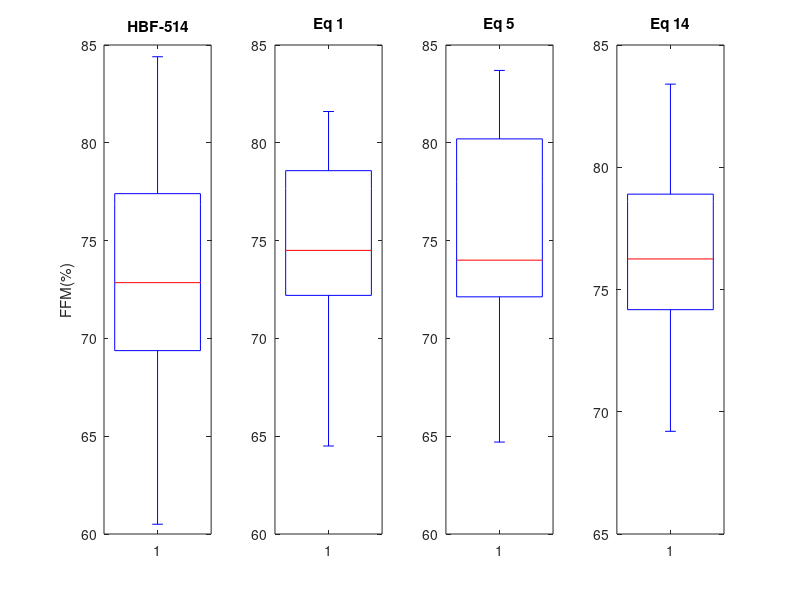
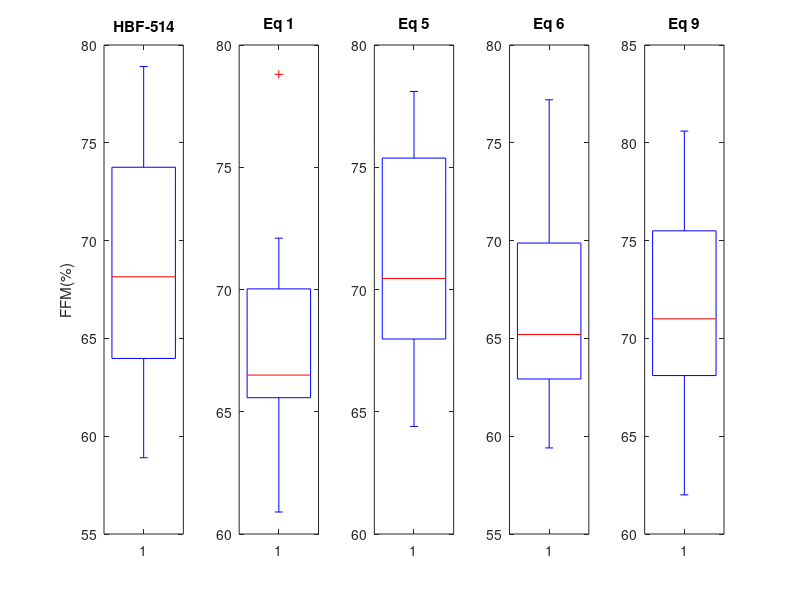
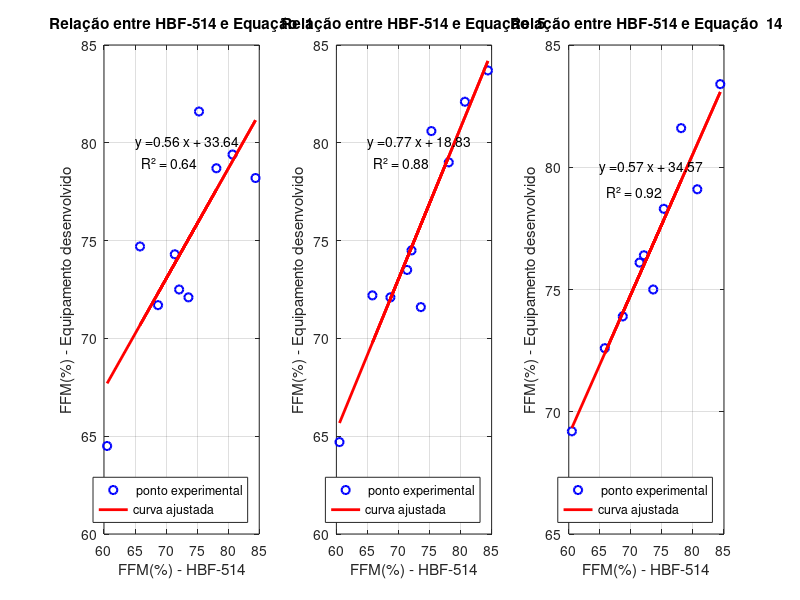
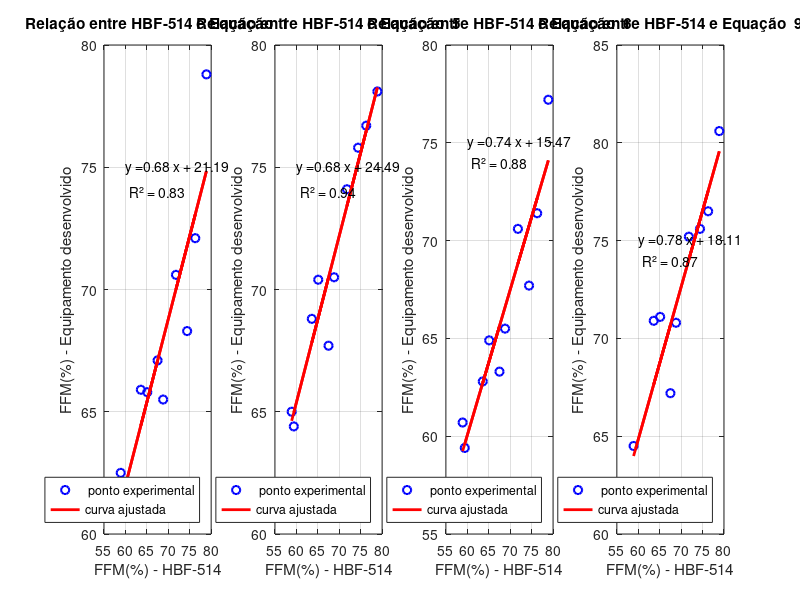

MATLAB code to generate these figures, in order:
#Octave 8.0.0
#Autor: Gustavo Pinheiro

%%%%%%%%%%%%%%%%%%%%%%%%%%%% Descricao do codigo %%%%%%%%%%%%%%%%%%%%%%%%%%%%%%%
%{
Analise dos dados de bioimpedancia dos voluntarios do experimento
CAAE: 78985417.0.0000.5594
XXXXXXXXX
%}

#pre-defifinicoes do octave
clear all; more off;clc; close all; %limpa o ambiente de trabalho
#clearvars -except A ##### apaga todas as variaveis, menos a tabela A
pkg load control; pkg load signal; pkg load io; pkg load statistics; %carrega pacotes

%%%%%%%%%%%%%%%%%%%%%%%%%%%%%%% Dados %%%%%%%%%%%%%%%%%%%%%%%%%%%%%%%%%%%%%%%%%%

HBF = [60.5	71.4	75.3	65.8	84.4	80.7	72.1	68.7	78.1	73.6;
       58.9	67.5	65.1	63.6	68.8	78.9	71.8	76.3	74.4	59.4];
       #linha 1: dados de FFM(%) dos 10 homens com a balanca comercial hbf
              #linha 2: dados de FFM(%) das 10 mulheres com a balanca comercial hbf

Equipamento_homens = [64.5	74.3	81.6	74.7	78.2	79.4	72.5	71.7	78.7	72.1;
                      64.7	73.5	80.6	72.2	83.7	82.1	74.5	72.1	79.0	71.6;
                      69.2	76.1	78.3	72.6	83.4	79.1	76.4	73.9	81.6	75.0];
# linha 1: eq 1
# linha 2: eq 5
# linha 3: eq 14

Equipamento_mulheres = [62.5	67.1	65.8	65.9	65.5	78.8	70.6	72.1	68.3	60.9;
                        65.0	67.7	70.4	68.8	70.5	78.1	74.1	76.7	75.8	64.4;
                        60.7	63.3	64.9	62.8	65.5	77.2	70.6	71.4	67.7	59.4;
                        64.5	67.2	71.1	70.9	70.8	80.6	75.2	76.5	75.6	62.0];

# linha 1: eq 1
# linha 2: eq 5
# linha 3: eq 6
# linha 4: eq 9

%%%%%%%%%%%% analise outliers

######homens
figure(1);
x = size(HBF,1)-1;
y = size(Equipamento_homens,1);

temp = [1,5,14];
for idx = 1:x+y-1
subplot(1,x+y,1)
boxplot(HBF(1,:))
title('HBF-514')
ylabel('FFM(%)')
axis([0.5 1.5])

subplot(1,x+y,1+idx)
boxplot(Equipamento_homens(idx,:))
title(['Eq ',num2str(temp(idx))])

axis([0.5 1.5])
end
saveas(gcf,'boxplot_FFM_homens.png')

######mulheres
figure(2);
x = size(HBF,1)-1;
y = size(Equipamento_mulheres,1);

temp = [1,5,6,9];
for idx = 1:x+y-1
subplot(1,x+y,1)
boxplot(HBF(2,:))
title('HBF-514')
ylabel('FFM(%)')
axis([0.5 1.5])

subplot(1,x+y,1+idx)
boxplot(Equipamento_mulheres(idx,:))
title(['Eq ',num2str(temp(idx))])

axis([0.5 1.5])
end
saveas(gcf,'boxplot_FFM_mulheres.png')

%%%%%%%%%%%%%% analise de correlacao

################# homens ##############

x = size(HBF,1)-1;
y = size(Equipamento_homens,1);

figure(3)
temp = [1,5,14]; #numeros das equaçoes

for idx=1:y
 p = polyfit( HBF(1,:) , Equipamento_homens(idx,:) , 1 ); #devolve os coeficientes do polinomio de 1 grau

[R,P] = corrcoef (HBF(1,:) , Equipamento_homens(idx,:)); #coeficiente de pearson e pvalor

printf(['R2 e p-valor Equação  ',num2str(temp(idx))])
printf('\n')
R2= R(2)^2
p_valor = P(2)

 xx = HBF(1,:); #vetor de x, dados dos homens
 yy = Equipamento_homens(idx,:); #vetor de y
 yyy = polyval(p,xx); #vetor de y reta

 subplot(1,y,idx)
 plot( xx , yy , 'bo' ,'linewidth', 1.5)
 hold on;
 plot(xx,yyy, 'r', 'linewidth', 2)

 equacao = sprintf('y =%.2f x + %.2f',p(1),p(2));
 text(65,80,equacao) #posição do polinomio no gráfico
 R2 = sprintf('R² = %.2f',R2);
 text(66,79,R2) #posição do polinomio no gráfico

 grid on
 title(['Relação entre HBF-514 e Equação  ',num2str(temp(idx))]);
 ylabel('FFM(%) - Equipamento desenvolvido');
 xlabel('FFM(%) - HBF-514');
 legend(' ponto experimental','curva ajustada','Location','southeast');


 hold off
end
saveas(gcf,'correlacao_FFM_homens.png')


################# mulheres ##############

x = size(HBF,1)-1;
y = size(Equipamento_mulheres,1);

figure(4)
temp = [1,5,6,9]; #numeros das equaçoes

for idx=1:y
 p = polyfit( HBF(2,:) , Equipamento_mulheres(idx,:) , 1 ); #devolve os coeficientes do polinomio de 1 grau

[R,P] = corrcoef (HBF(2,:) , Equipamento_mulheres(idx,:)); #coeficiente de pearson e pvalor

printf(['R2 e p-valor Equação  ',num2str(temp(idx))])
printf('\n')
R2= R(2)^2
p_valor = P(2)

 xx = HBF(2,:); #vetor de x, dados das mulheres
 yy = Equipamento_mulheres(idx,:); #vetor de y
 yyy = polyval(p,xx); #vetor de y reta

 subplot(1,y,idx)
 plot( xx , yy , 'bo' ,'linewidth', 1.5)
 hold on;
 plot(xx,yyy, 'r', 'linewidth', 2)

 equacao = sprintf('y =%.2f x + %.2f',p(1),p(2));
 text(60,75,equacao) #posição do polinomio no gráfico
 R2 = sprintf('R² = %.2f',R2);
 text(61,74,R2) #posição do polinomio no gráfico

 grid on
 title(['Relação entre HBF-514 e Equação  ',num2str(temp(idx))]);
 ylabel('FFM(%) - Equipamento desenvolvido');
 xlabel('FFM(%) - HBF-514');
 legend(' ponto experimental','curva ajustada','Location','southeast');


 hold off
end


saveas(gcf,'correlacao_FFM_mulheres.png')


